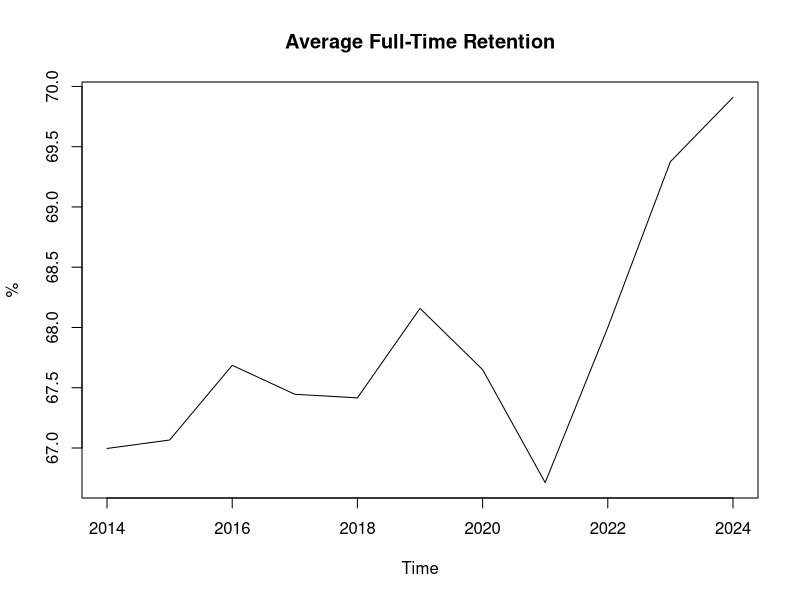
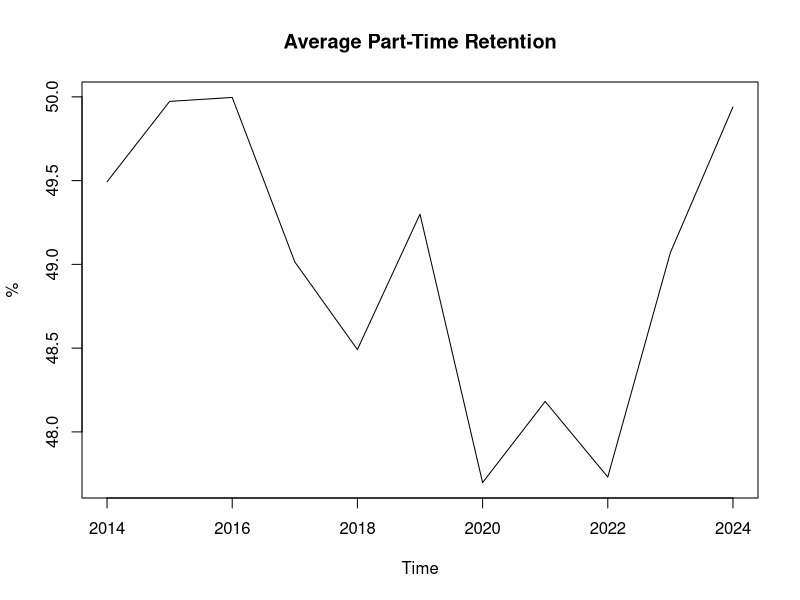
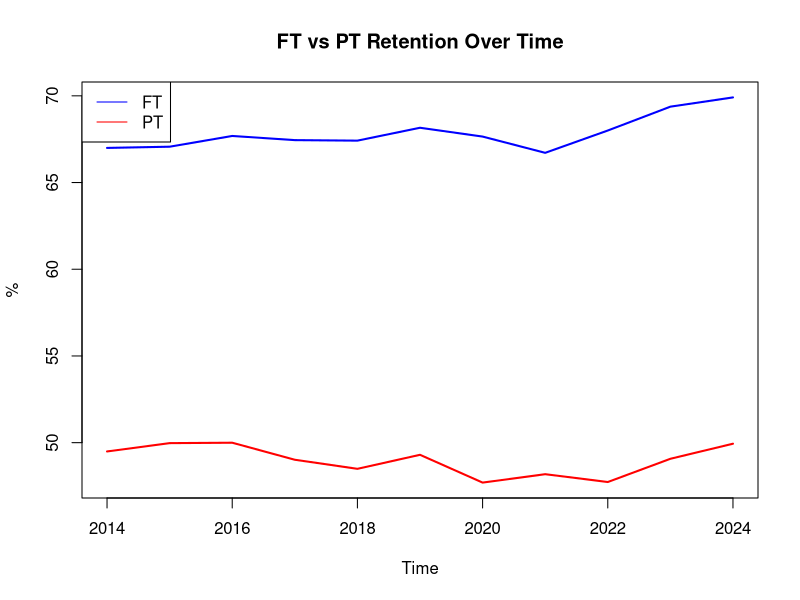
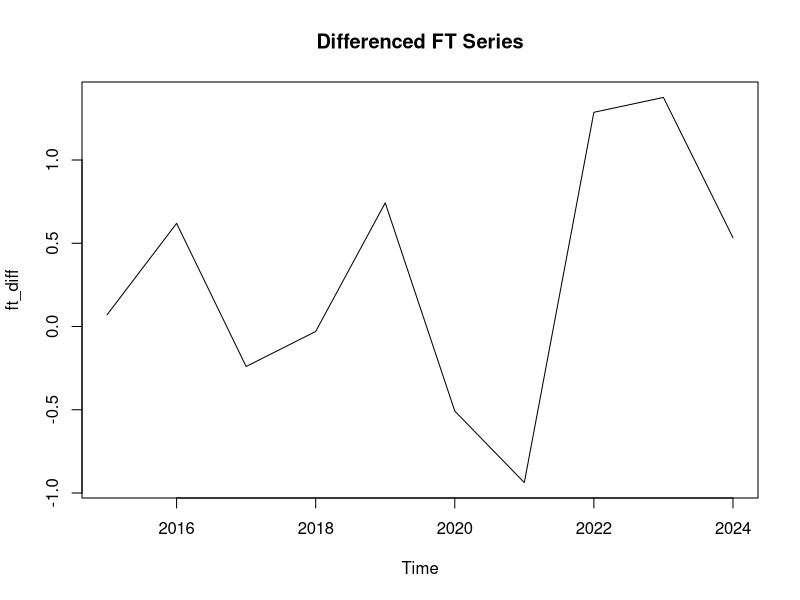
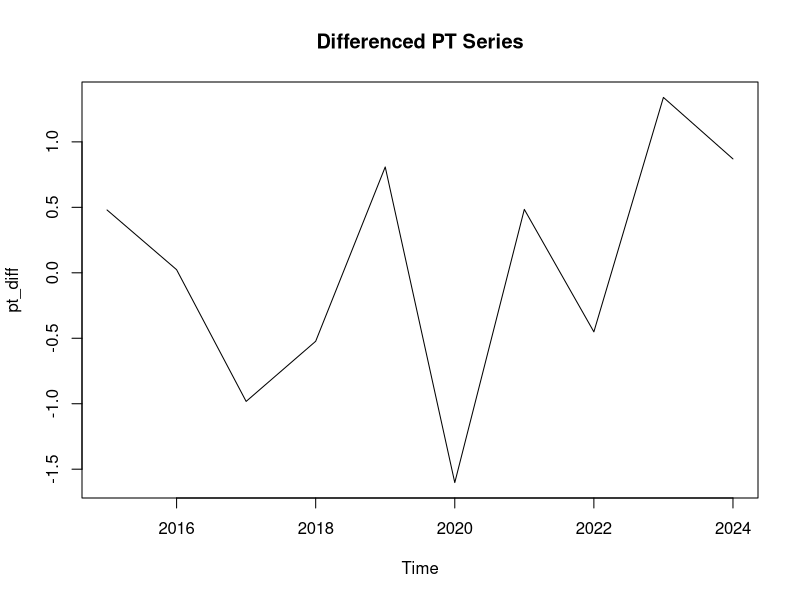
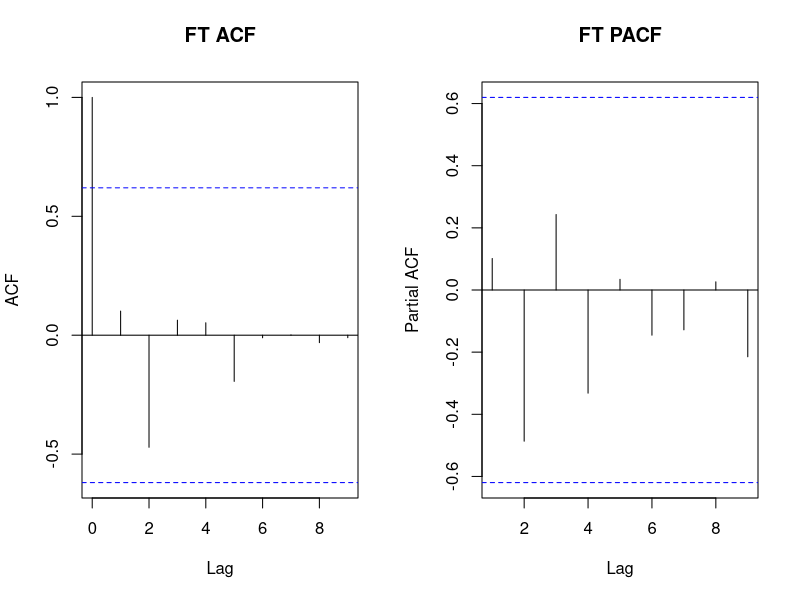
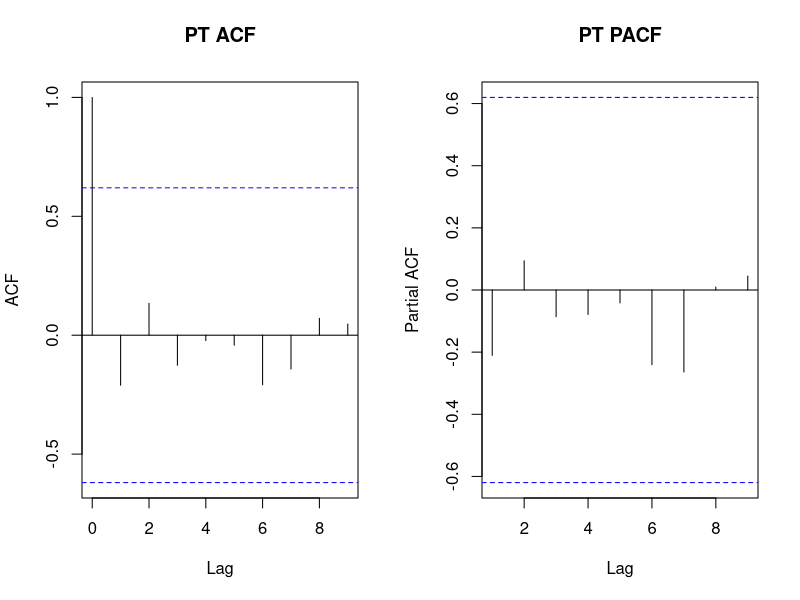

Write the R code that produced these figures, in order.
# -----------------------------------------------------------
# Retention Rates Time Series EDA + Modeling Script
# -----------------------------------------------------------
# Data: retention_long.csv
# Columns:
# ID, Year, Retention, Type (FT/PT)
#
# Goal:
# - Analyze trends in retention over time
# - Build ARIMA models for FT and PT averages
# - Compare models and diagnostics
# -----------------------------------------------------------

# --- Setup ---
library(dplyr)
library(ggplot2)
library(forecast)
library(tseries)

# Load data
df <- read.csv("retention_long.csv")

# Preview
head(df)

# --- Aggregate to Average Retention by Year ---

avg_df <- df %>%
  group_by(Year, Type) %>%
  summarise(AvgRetention = mean(Retention, na.rm = TRUE)) %>%
  ungroup()

# Split FT and PT
ft_df <- avg_df %>% filter(Type == "FT")
pt_df <- avg_df %>% filter(Type == "PT")


# --- Convert to Time Series Objects ---
# Years should be consecutive (2014–2024)
ft_ts <- ts(ft_df$AvgRetention, start = min(ft_df$Year), frequency = 1)
pt_ts <- ts(pt_df$AvgRetention, start = min(pt_df$Year), frequency = 1)

# --- Preliminary Exploration ---
# Summary statistics
summary(ft_ts)
sd(ft_ts)

summary(pt_ts)
sd(pt_ts)

# Plot time series
plot.ts(ft_ts, main = "Average Full-Time Retention", ylab = "%")
plot.ts(pt_ts, main = "Average Part-Time Retention", ylab = "%")

# Combined plot
ts.plot(ft_ts, pt_ts, col = c("blue", "red"), lwd = 2,
        main = "FT vs PT Retention Over Time", ylab = "%")
legend("topleft", legend = c("FT", "PT"),
       col = c("blue", "red"), lty = 1)

# Differencing to Achieve Stationarity
# First difference
ft_diff <- diff(ft_ts)
pt_diff <- diff(pt_ts)

plot.ts(ft_diff, main = "Differenced FT Series")
plot.ts(pt_diff, main = "Differenced PT Series")

# ACF and PACF Plots
par(mfrow = c(1,2))
acf(ft_diff, main = "FT ACF")
pacf(ft_diff, main = "FT PACF")

acf(pt_diff, main = "PT ACF")
pacf(pt_diff, main = "PT PACF")
